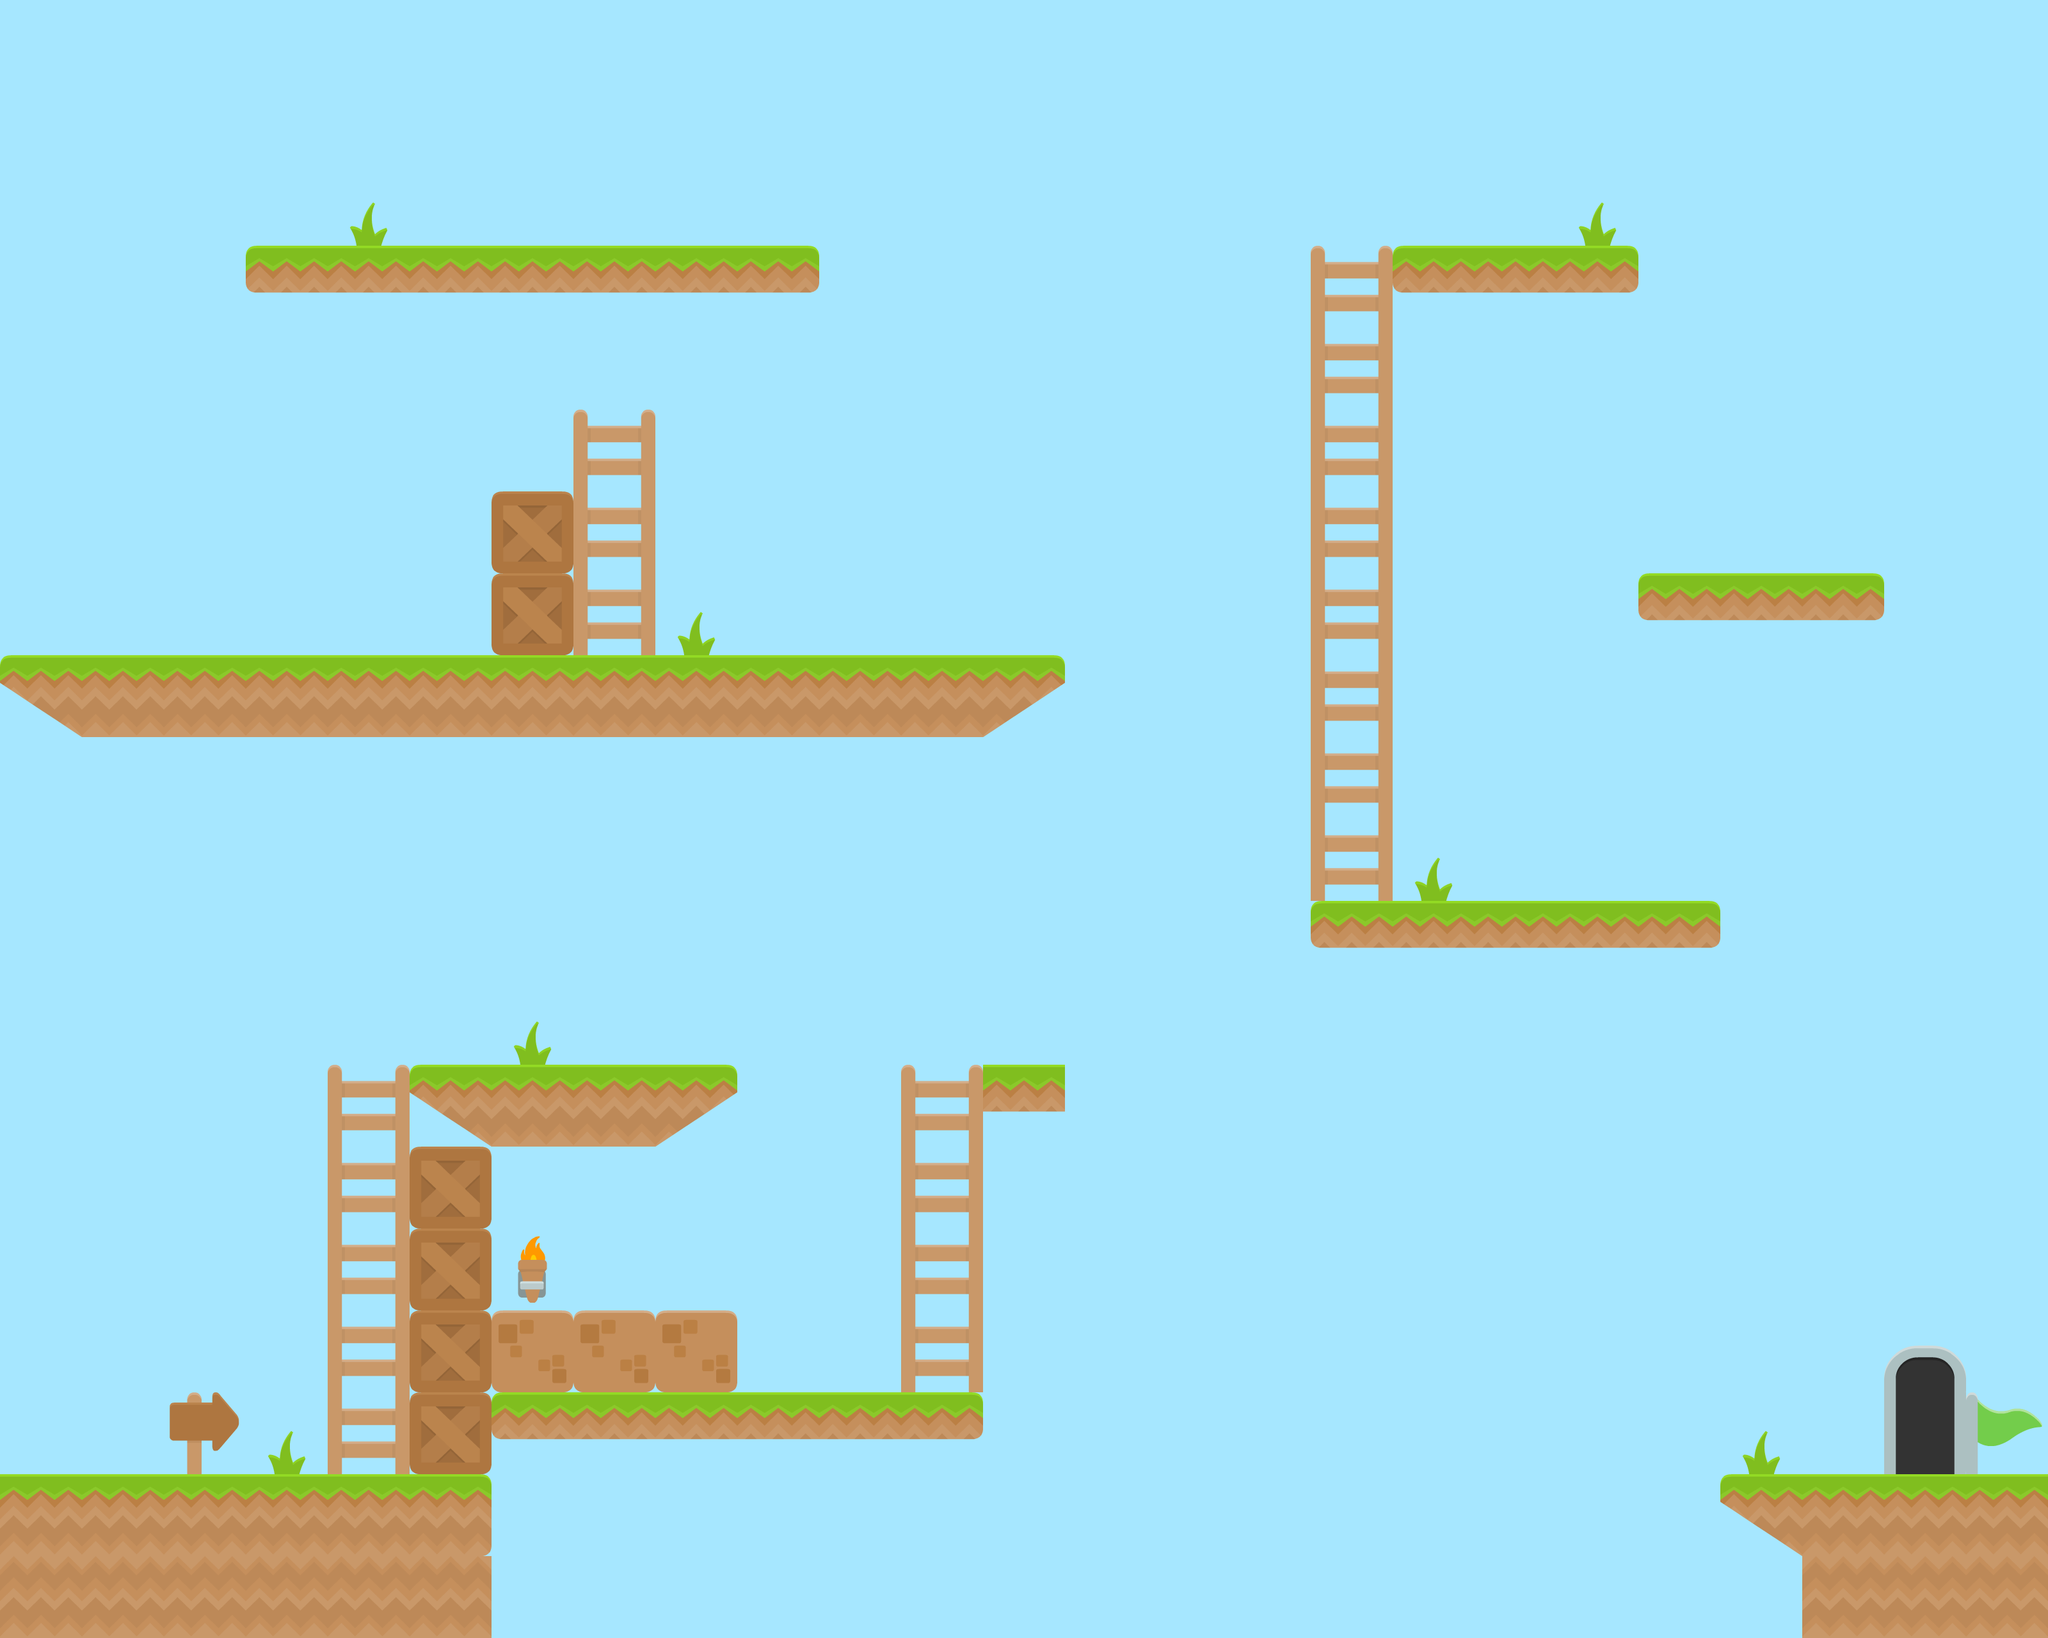

This game map was drawn from its Tiled (.tmx) file and the tilesets committed beside it. A one-line description and the trimmed map source follow:
An orthogonal 25x20 tile map with 128x128 px tiles, 4 tile layers (ground, goal, ladders, background) and 14 objects.

<map version="1.4" tiledversion="2021.01.13" orientation="orthogonal" renderorder="right-down" compressionlevel="0" width="25" height="20" tilewidth="128" tileheight="128" infinite="0" backgroundcolor="#a6e7ff" nextlayerid="7" nextobjectid="16">
 <tileset firstgid="1" source="arcade_platformer.tsx" />
 <layer id="1" name="ground" width="25" height="20">
  <data>[500 cells, 67 non-empty, 9 distinct tile ids]</data>
 </layer>
 <objectgroup id="6" name="moving_platforms">
  <object id="2" gid="13" x="126.916" y="996.673" width="128" height="128">
   <properties>
    <property name="boundary_bottom" type="float" value="1600" />
    <property name="boundary_top" type="float" value="2300" />
    <property name="change_y" type="float" value="2" />
   </properties>
  </object>
  <object id="3" gid="13" x="1410" y="517.817" width="128" height="128">
   <properties>
    <property name="boundary_left" type="float" value="1410" />
    <property name="boundary_right" type="float" value="2010" />
    <property name="change_x" type="float" value="2" />
   </properties>
  </object>
  <object id="15" gid="13" x="1693.58" y="1791.27" width="128" height="128">
   <properties>
    <property name="boundary_bottom" type="float" value="880" />
    <property name="boundary_top" type="float" value="1550" />
    <property name="change_y" type="float" value="2" />
   </properties>
  </object>
 </objectgroup>
 <layer id="3" name="goal" width="25" height="20">
  <data>[500 cells, 1 non-empty, 1 distinct tile ids]</data>
 </layer>
 <objectgroup id="4" name="coins">
  <object id="4" gid="55" x="636" y="1536.73" width="128" height="128" />
  <object id="5" gid="55" x="1275.39" y="891.273" width="128" height="128" />
  <object id="6" gid="57" x="893.576" y="1921.58" width="128" height="128" />
  <object id="7" gid="56" x="1714.79" y="142.788" width="128" height="128" />
  <object id="8" gid="57" x="381.455" y="636.727" width="128" height="128" />
  <object id="9" gid="55" x="1017.82" y="382.182" width="128" height="128" />
  <object id="10" gid="57" x="196.606" y="173.091" width="128" height="128" />
  <object id="11" gid="55" x="2429.94" y="251.879" width="128" height="128" />
  <object id="12" gid="55" x="2811.76" y="894.303" width="128" height="128" />
  <object id="13" gid="57" x="2202.67" y="624.606" width="128" height="128" />
  <object id="14" gid="56" x="2945.09" y="1412.48" width="128" height="128" />
 </objectgroup>
 <layer id="5" name="ladders" width="25" height="20">
  <data>[500 cells, 20 non-empty, 2 distinct tile ids]</data>
 </layer>
 <layer id="2" name="background" width="25" height="20">
  <data>[500 cells, 14 non-empty, 6 distinct tile ids]</data>
 </layer>
</map>
